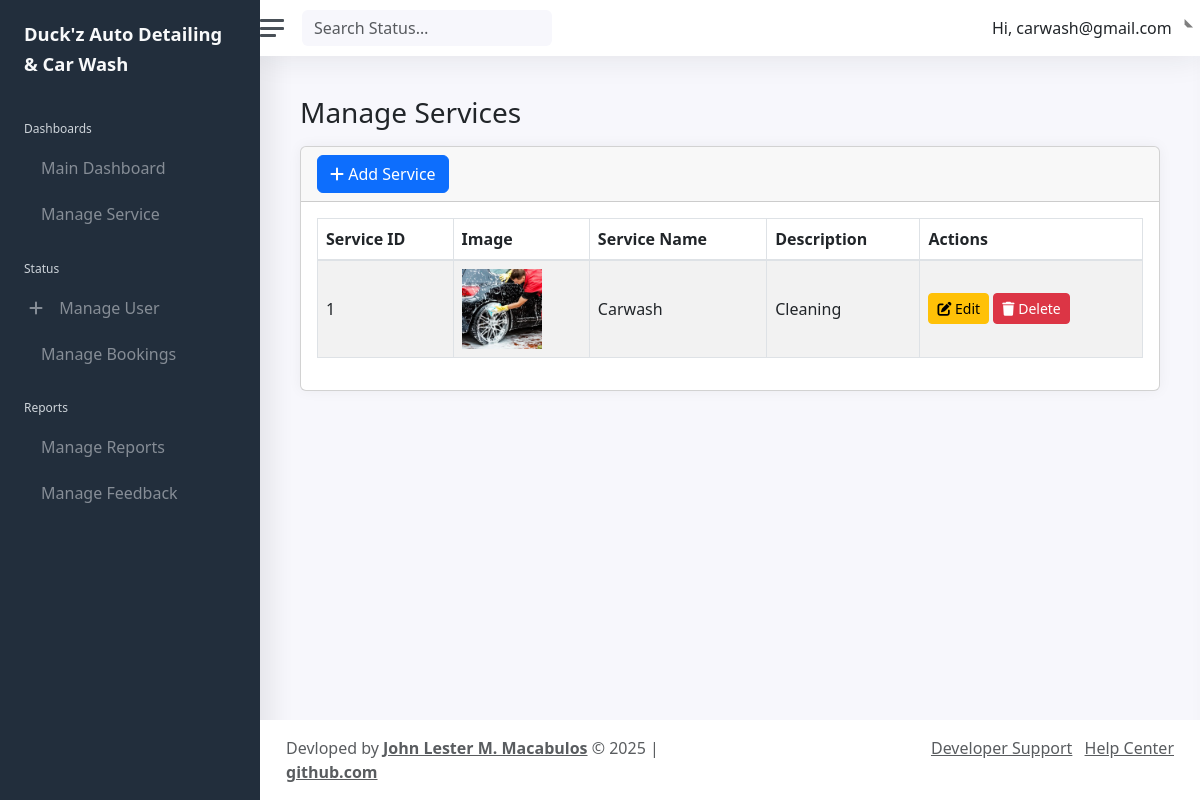
The page /admin/manage_services.php (signed in) on the database its author committed.
### tables this page shows
CREATE TABLE `service` (
  `ServiceID` int(11) NOT NULL,
  `ServiceName` varchar(100) NOT NULL,
  `Description` text DEFAULT NULL,
  `ImagePath` varchar(255) DEFAULT NULL
);

### admin/manage_services.php (the view, shortened to what this page needs)
<?php
require_once '../connection/conn.php';
$sql = "SELECT * FROM service ORDER BY ServiceID ASC";
$result = mysqli_query($conn, $sql);
?>
<!DOCTYPE html>
<html lang="en">
<?php include 'includes/head.php'; ?>
<body>
<div class="wrapper">
    <?php include 'includes/nav.php'; ?>
    <div class="main">
        <?php include 'includes/navtop.php'; ?>
        <main class="content">
            <div class="container-fluid p-0">
                <h1 class="h3 mb-3">Manage Services</h1>
                <div class="row">
                    <div class="col-12">
                        <div class="card">
                            <div class="card-header">
                                <button class="btn btn-primary" data-bs-toggle="modal" data-bs-target="#addServiceModal">
                                    <i class="fa fa-plus"></i> Add Service
                                </button>
                            </div>
                            <div class="card-body">
                                <table id="example" class="table table-striped table-bordered">
                                    <thead>
                                        <tr>
                                            <th>Service ID</th>
                                            <th>Image</th>
                                            <th>Service Name</th>
                                            <th>Description</th>
                                            <th>Actions</th>
                                        </tr>
                                    </thead>
                                    <tbody>
                                    <?php while ($row = mysqli_fetch_assoc($result)): ?>
                                        <tr>
                                            <td><?php echo $row['ServiceID']; ?></td>
                                            <td><img src="../uploads/services/<?php echo $row['ImagePath']; ?>" width="80"></td>
                                            <td><?php echo $row['ServiceName']; ?></td>
                                            <td><?php echo $row['Description']; ?></td>
                                            <td>
                                                <button class="btn btn-warning btn-sm" onclick="editService(<?php echo $row['ServiceID']; ?>)" data-bs-toggle="modal" data-bs-target="#editServiceModal">
                                                    <i class="fa fa-edit"></i> Edit
                                                </button>
                                                <form action="manage_services.php" method="POST" style="display:inline;">
                                                    <button type="submit" name="delete_service" class="btn btn-danger btn-sm" onclick="return confirm('Are you sure you want to delete this service?')">
                                                        <i class="fa fa-trash"></i> Delete
                                                    </button>
                                                </form>
                                            </td>
                                        </tr>
                                    <?php endwhile; ?>
                                    </tbody>
                                </table>
                            </div>
                        </div>
                    </div>
                </div>
            </div>
        </main>
        <?php include 'includes/footer.php'; ?>
    </div>
</div>
</body>
</html>

### rows shown on the page
service: ServiceID "1", ImagePath (picture), ServiceName "Carwash", Description "Cleaning"

### other values the page prints
$_SESSION["email"] "carwash@gmail.com"
